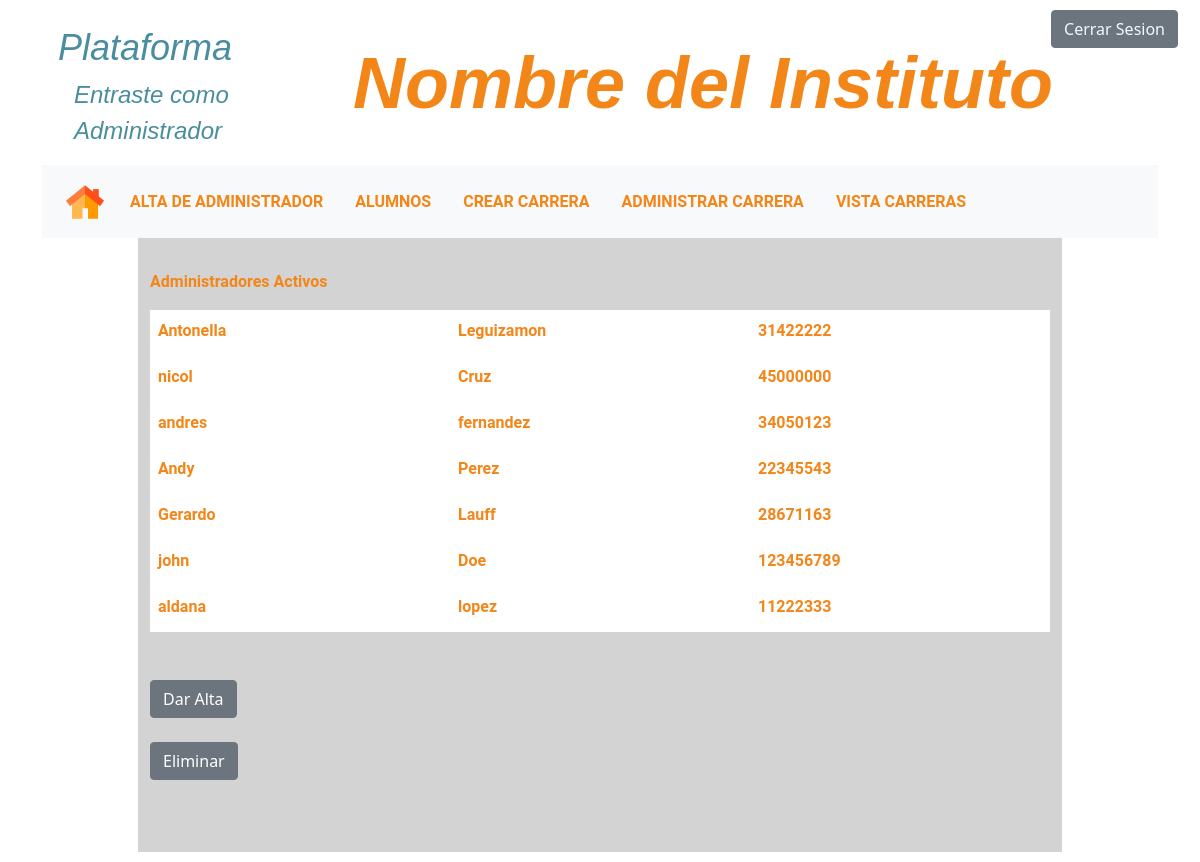
The page /Vista/Lista_Admins.php (signed in) on the database as committed earlier.
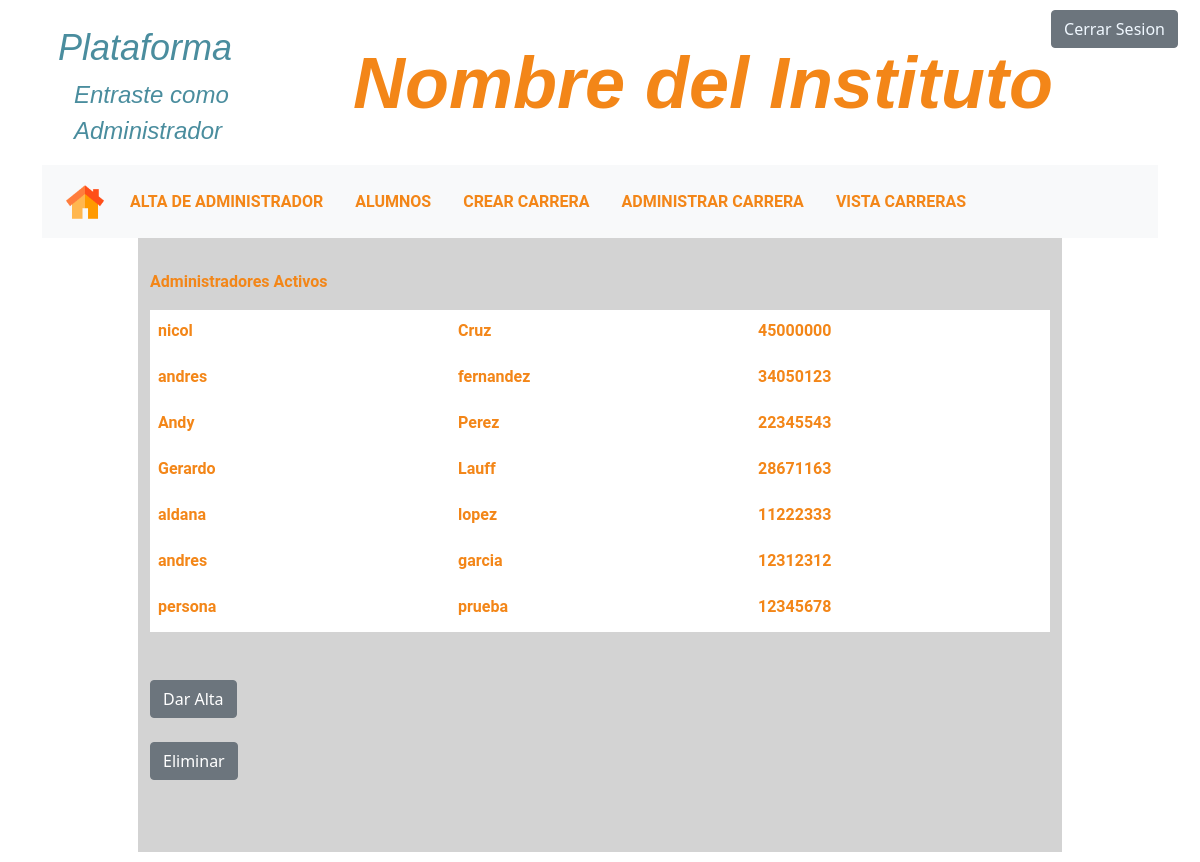
The same page on the database as committed later.
### tables this page shows
CREATE TABLE `personal` (
  `id` int(11) NOT NULL,
  `nombre` varchar(255) NOT NULL,
  `apellido` varchar(255) NOT NULL,
  `telefono` varchar(255) NOT NULL,
  `dni` varchar(255) NOT NULL,
  `pasaporte` varchar(255) NOT NULL,
  `email` varchar(255) NOT NULL,
  `rol` varchar(255) NOT NULL,
  `id_carrera` int(11) NOT NULL
);

### Vista/Lista_Admins.php (the view, shortened to what this page needs)
<!DOCTYPE html>
<html lang="en">
<head>
  <link href="https://cdn.jsdelivr.net/npm/bootstrap@5.1.3/dist/css/bootstrap.min.css" rel="stylesheet"
>
  <link rel="stylesheet" href="../css/ListasAdmin.css">
</head>
<body>
  <header>
    <div id="cerrarS">
      <button id="btnCerrarS" type="button" class="btn btn-secondary"> <a href="../Controlador/Cerrar_session.php">Cerrar Sesion</a></button>
    </div>
    <div class="container">
      <div class="row d-flex flex-row">
        <div class="col-10 col-md-2 superior">
          <div id="plataforma" class="d-flex flex-column ">
            <h2>Plataforma</h2>
            <p>Entraste como Administrador</p>
          </div>
        </div>
        <div class="col superior d-flex justify-content-center align-content-center  ">
          <div id="titulo">
            <h1 style="color: #f38618;">Nombre del Instituto</h1>
          </div>
        </div>
      </div>
    </div>
    <div>
      <div class="container">
        <div class="row">
          <div class="col">
            <nav class="navbar navbar-expand-lg navbar-light bg-light">
              <div class="container-fluid ">
                <div class="imgHome">
                  <a aria-current="page" href="AdminLogueado.php"><img src="../img/home3.png" alt="Inicio" width="40" height="40"></a>
                </div>
                <div class="collapse navbar-collapse" id="navbarSupportedContent">
                  <ul class="navbar-nav me-auto mb-2 mb-lg-0">
                    <li class="nav-item menuli">
                      <a href="Lista_Admins.php">ALTA DE ADMINISTRADOR</a>
                    </li>
                    <li class="nav-item menuli">
                      <a href="administrar_alumnos.php">ALUMNOS</a>
                    </li>
                    <li class="nav-item menuli">
                      <a href="crearCarrera.php">CREAR CARRERA</a>
                    </li>
                    <li class="nav-item menuli">
                      <a href="administrar_Carrera.php">ADMINISTRAR CARRERA</a>
                    </li>
                    <li class="nav-item menuli">
                      <a href="administrar_vistaCarrera.php">VISTA CARRERAS</a>
                    </li>
                  </ul>
                </div>
              </div>
            </nav>
          </div>
        </div>
      </div>
    </div>
  </header>
  <main>
    <section>
      <div class="row d-flex justify-content-center align-items-center">
        <form id="bodyprincipal" action="" >
          <div class="titulos">
            <p>Administradores Activos</p>
          </div>
          <div class="espacioBlanco">
            <?php
                include("../Modelo/Conexion.php");
                $consultaAl = "SELECT * FROM personal";
                $resultado = mysqli_query($conexion,$consultaAl);
                while($consulta = mysqli_fetch_array($resultado)){
                    $nombre =  $consulta["nombre"];
                    $Apellido =  $consulta["apellido"];
                    $dni =  $consulta["dni"];
                    if (($consulta["rol"] == "Director")|| ($consulta["rol"] == "Secretario") || ($consulta["rol"] == "Vicedirector") ){
                        echo
                        "<div class=". "'". "info". "'" . "><label id=" . "'" . "inputt" . "'" .">" . $nombre .  "</label></div>
                        <div class=". "'". "info". "'" . "><label id=" . "'" . "inputt" . "'" .">" . $Apellido .  "</label></div>
                        <div class=". "'". "info". "'" . "><label id=" . "'" . "inputt" . "'" .">" . $dni .  "</label></div>
                        ";
                    }
                }
            ?>
          </div>
          <br><br>
         <a href="altaAdmin.php"> <button type="button" class=" btn btn-secondary">Dar Alta</button></a><br><br>
         <a href="eliminar_Admin.php"> <button type="button" class=" btn btn-secondary">Eliminar</button></a><br><br>
      </form>
      </div>
    </section>
  </main>
</body>
</html>

Rows that differ between the two databases and show on the page:
removed personal: nombre "Antonella", apellido "Leguizamon", dni "31422222"
removed personal: nombre "john", apellido "Doe", dni "123456789"
added personal: nombre "andres", apellido "garcia", dni "12312312"
added personal: nombre "persona", apellido "prueba", dni "12345678"
